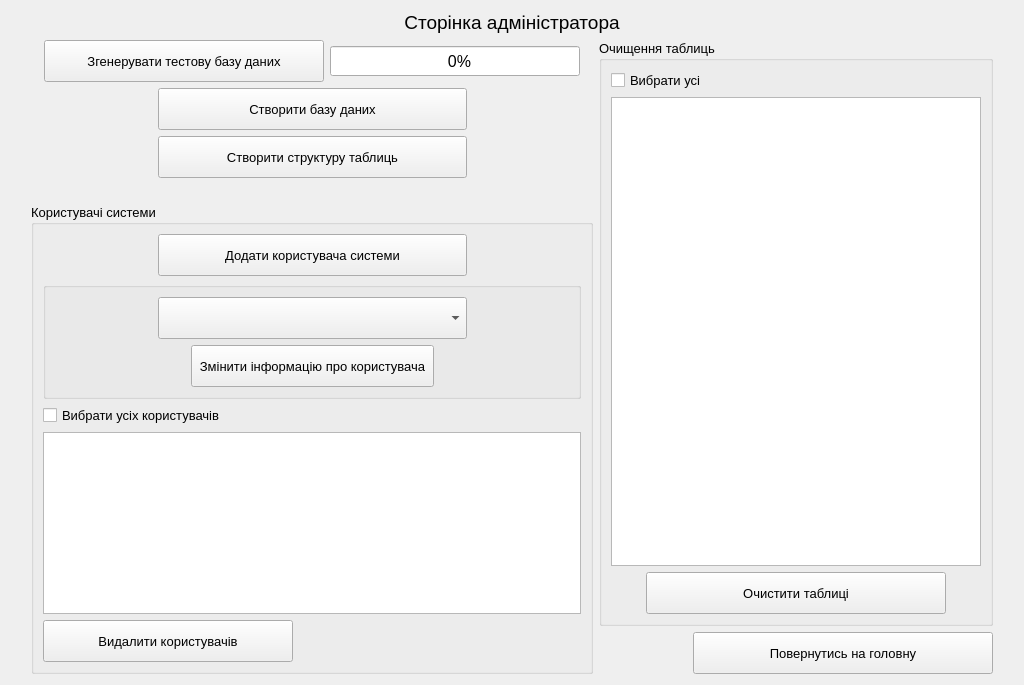
<?xml version="1.0" encoding="UTF-8"?>
<ui version="4.0">
 <class>Admin_page</class>
 <widget class="QWidget" name="Admin_page">
  <property name="geometry">
   <rect>
    <x>0</x>
    <y>0</y>
    <width>1024</width>
    <height>685</height>
   </rect>
  </property>
  <property name="windowTitle">
   <string>Form</string>
  </property>
  <layout class="QVBoxLayout" name="verticalLayout_6">
   <item>
    <widget class="QLabel" name="title">
     <property name="sizePolicy">
      <sizepolicy hsizetype="Preferred" vsizetype="Fixed">
       <horstretch>0</horstretch>
       <verstretch>0</verstretch>
      </sizepolicy>
     </property>
     <property name="font">
      <font>
       <pointsize>14</pointsize>
      </font>
     </property>
     <property name="text">
      <string>Сторінка адміністратора</string>
     </property>
     <property name="alignment">
      <set>Qt::AlignCenter</set>
     </property>
    </widget>
   </item>
   <item>
    <layout class="QHBoxLayout" name="horizontalLayout_9">
     <item>
      <widget class="QLabel" name="label_17">
       <property name="sizePolicy">
        <sizepolicy hsizetype="Expanding" vsizetype="Preferred">
         <horstretch>0</horstretch>
         <verstretch>0</verstretch>
        </sizepolicy>
       </property>
       <property name="text">
        <string/>
       </property>
      </widget>
     </item>
     <item>
      <layout class="QVBoxLayout" name="verticalLayout_5">
       <item>
        <layout class="QHBoxLayout" name="horizontalLayout">
         <item>
          <widget class="QLabel" name="label">
           <property name="sizePolicy">
            <sizepolicy hsizetype="Preferred" vsizetype="Fixed">
             <horstretch>0</horstretch>
             <verstretch>0</verstretch>
            </sizepolicy>
           </property>
           <property name="maximumSize">
            <size>
             <width>55</width>
             <height>16777215</height>
            </size>
           </property>
           <property name="text">
            <string/>
           </property>
          </widget>
         </item>
         <item>
          <widget class="QPushButton" name="generateTablePushButton">
           <property name="minimumSize">
            <size>
             <width>280</width>
             <height>42</height>
            </size>
           </property>
           <property name="maximumSize">
            <size>
             <width>309</width>
             <height>42</height>
            </size>
           </property>
           <property name="font">
            <font>
             <pointsize>10</pointsize>
            </font>
           </property>
           <property name="styleSheet">
            <string notr="true"/>
           </property>
           <property name="text">
            <string>Згенерувати тестову базу даних</string>
           </property>
          </widget>
         </item>
         <item>
          <widget class="QProgressBar" name="generateTableProgressBar">
           <property name="sizePolicy">
            <sizepolicy hsizetype="Fixed" vsizetype="Fixed">
             <horstretch>0</horstretch>
             <verstretch>0</verstretch>
            </sizepolicy>
           </property>
           <property name="minimumSize">
            <size>
             <width>250</width>
             <height>30</height>
            </size>
           </property>
           <property name="font">
            <font>
             <pointsize>12</pointsize>
            </font>
           </property>
           <property name="styleSheet">
            <string notr="true">::chunk{
color: rgb(75, 129, 255);
background-color: rgb(75, 129, 255);
text-align: center;
}</string>
           </property>
           <property name="value">
            <number>0</number>
           </property>
           <property name="alignment">
            <set>Qt::AlignCenter</set>
           </property>
           <property name="format">
            <string>  %p%</string>
           </property>
          </widget>
         </item>
         <item>
          <widget class="QLabel" name="label_4">
           <property name="sizePolicy">
            <sizepolicy hsizetype="Preferred" vsizetype="Fixed">
             <horstretch>0</horstretch>
             <verstretch>0</verstretch>
            </sizepolicy>
           </property>
           <property name="text">
            <string/>
           </property>
          </widget>
         </item>
        </layout>
       </item>
       <item>
        <layout class="QHBoxLayout" name="horizontalLayout_7">
         <item>
          <widget class="QLabel" name="label_6">
           <property name="sizePolicy">
            <sizepolicy hsizetype="Preferred" vsizetype="Fixed">
             <horstretch>0</horstretch>
             <verstretch>0</verstretch>
            </sizepolicy>
           </property>
           <property name="text">
            <string/>
           </property>
          </widget>
         </item>
         <item>
          <widget class="QPushButton" name="pushButton_2">
           <property name="minimumSize">
            <size>
             <width>309</width>
             <height>42</height>
            </size>
           </property>
           <property name="maximumSize">
            <size>
             <width>309</width>
             <height>42</height>
            </size>
           </property>
           <property name="font">
            <font>
             <pointsize>10</pointsize>
            </font>
           </property>
           <property name="text">
            <string>Створити базу даних</string>
           </property>
          </widget>
         </item>
         <item>
          <widget class="QLabel" name="label_8">
           <property name="sizePolicy">
            <sizepolicy hsizetype="Preferred" vsizetype="Fixed">
             <horstretch>0</horstretch>
             <verstretch>0</verstretch>
            </sizepolicy>
           </property>
           <property name="text">
            <string/>
           </property>
          </widget>
         </item>
        </layout>
       </item>
       <item>
        <layout class="QHBoxLayout" name="horizontalLayout_6">
         <item>
          <widget class="QLabel" name="label_9">
           <property name="sizePolicy">
            <sizepolicy hsizetype="Preferred" vsizetype="Fixed">
             <horstretch>0</horstretch>
             <verstretch>0</verstretch>
            </sizepolicy>
           </property>
           <property name="text">
            <string/>
           </property>
          </widget>
         </item>
         <item>
          <widget class="QPushButton" name="createDatabaseStructurePushButton">
           <property name="minimumSize">
            <size>
             <width>309</width>
             <height>42</height>
            </size>
           </property>
           <property name="maximumSize">
            <size>
             <width>16777215</width>
             <height>42</height>
            </size>
           </property>
           <property name="font">
            <font>
             <pointsize>10</pointsize>
            </font>
           </property>
           <property name="text">
            <string>Створити структуру таблиць</string>
           </property>
          </widget>
         </item>
         <item>
          <widget class="QLabel" name="label_10">
           <property name="sizePolicy">
            <sizepolicy hsizetype="Preferred" vsizetype="Fixed">
             <horstretch>0</horstretch>
             <verstretch>0</verstretch>
            </sizepolicy>
           </property>
           <property name="text">
            <string/>
           </property>
          </widget>
         </item>
        </layout>
       </item>
       <item>
        <widget class="QLabel" name="resultCreateStructureTableLabel">
         <property name="text">
          <string/>
         </property>
         <property name="wordWrap">
          <bool>true</bool>
         </property>
        </widget>
       </item>
       <item>
        <widget class="QGroupBox" name="groupBox_3">
         <property name="font">
          <font>
           <pointsize>10</pointsize>
          </font>
         </property>
         <property name="title">
          <string>Користувачі системи</string>
         </property>
         <layout class="QVBoxLayout" name="verticalLayout_3">
          <item>
           <layout class="QHBoxLayout" name="horizontalLayout_2">
            <item>
             <widget class="QLabel" name="label_3">
              <property name="sizePolicy">
               <sizepolicy hsizetype="Preferred" vsizetype="Fixed">
                <horstretch>0</horstretch>
                <verstretch>0</verstretch>
               </sizepolicy>
              </property>
              <property name="maximumSize">
               <size>
                <width>16777215</width>
                <height>16777215</height>
               </size>
              </property>
              <property name="text">
               <string/>
              </property>
             </widget>
            </item>
            <item>
             <widget class="QPushButton" name="addNewUserPushButton">
              <property name="minimumSize">
               <size>
                <width>309</width>
                <height>42</height>
               </size>
              </property>
              <property name="maximumSize">
               <size>
                <width>301</width>
                <height>42</height>
               </size>
              </property>
              <property name="font">
               <font>
                <pointsize>10</pointsize>
               </font>
              </property>
              <property name="styleSheet">
               <string notr="true"/>
              </property>
              <property name="text">
               <string>Додати користувача системи</string>
              </property>
             </widget>
            </item>
            <item>
             <widget class="QLabel" name="label_5">
              <property name="sizePolicy">
               <sizepolicy hsizetype="Preferred" vsizetype="Fixed">
                <horstretch>0</horstretch>
                <verstretch>0</verstretch>
               </sizepolicy>
              </property>
              <property name="text">
               <string/>
              </property>
             </widget>
            </item>
           </layout>
          </item>
          <item>
           <widget class="QGroupBox" name="groupBox">
            <property name="title">
             <string/>
            </property>
            <layout class="QVBoxLayout" name="verticalLayout">
             <item>
              <layout class="QHBoxLayout" name="horizontalLayout_4">
               <item>
                <widget class="QLabel" name="label_11">
                 <property name="text">
                  <string/>
                 </property>
                </widget>
               </item>
               <item>
                <widget class="QComboBox" name="usersComboBox">
                 <property name="minimumSize">
                  <size>
                   <width>309</width>
                   <height>42</height>
                  </size>
                 </property>
                 <property name="font">
                  <font>
                   <pointsize>10</pointsize>
                  </font>
                 </property>
                </widget>
               </item>
               <item>
                <widget class="QLabel" name="label_12">
                 <property name="text">
                  <string/>
                 </property>
                </widget>
               </item>
              </layout>
             </item>
             <item>
              <layout class="QHBoxLayout" name="horizontalLayout_3">
               <item>
                <widget class="QLabel" name="label_13">
                 <property name="text">
                  <string/>
                 </property>
                </widget>
               </item>
               <item>
                <widget class="QPushButton" name="updateUserInfoPushButton">
                 <property name="minimumSize">
                  <size>
                   <width>0</width>
                   <height>42</height>
                  </size>
                 </property>
                 <property name="font">
                  <font>
                   <pointsize>10</pointsize>
                  </font>
                 </property>
                 <property name="styleSheet">
                  <string notr="true">padding: 7px;</string>
                 </property>
                 <property name="text">
                  <string>Змінити інформацію про користувача</string>
                 </property>
                </widget>
               </item>
               <item>
                <widget class="QLabel" name="label_14">
                 <property name="text">
                  <string/>
                 </property>
                </widget>
               </item>
              </layout>
             </item>
            </layout>
           </widget>
          </item>
          <item>
           <widget class="QCheckBox" name="checkAllUsersCheckBox">
            <property name="text">
             <string>Вибрати усіх користувачів</string>
            </property>
           </widget>
          </item>
          <item>
           <widget class="QListWidget" name="usersListWidget">
            <property name="sizePolicy">
             <sizepolicy hsizetype="Expanding" vsizetype="Expanding">
              <horstretch>0</horstretch>
              <verstretch>0</verstretch>
             </sizepolicy>
            </property>
           </widget>
          </item>
          <item>
           <widget class="QPushButton" name="deleteUsersPushButton">
            <property name="minimumSize">
             <size>
              <width>0</width>
              <height>42</height>
             </size>
            </property>
            <property name="maximumSize">
             <size>
              <width>250</width>
              <height>16777215</height>
             </size>
            </property>
            <property name="text">
             <string>Видалити користувачів</string>
            </property>
           </widget>
          </item>
         </layout>
        </widget>
       </item>
      </layout>
     </item>
     <item>
      <layout class="QVBoxLayout" name="verticalLayout_4">
       <item>
        <widget class="QGroupBox" name="groupBox_2">
         <property name="sizePolicy">
          <sizepolicy hsizetype="Preferred" vsizetype="Preferred">
           <horstretch>0</horstretch>
           <verstretch>0</verstretch>
          </sizepolicy>
         </property>
         <property name="maximumSize">
          <size>
           <width>500</width>
           <height>16777215</height>
          </size>
         </property>
         <property name="font">
          <font>
           <pointsize>10</pointsize>
          </font>
         </property>
         <property name="title">
          <string>Очищення таблиць</string>
         </property>
         <layout class="QVBoxLayout" name="verticalLayout_2">
          <item>
           <widget class="QCheckBox" name="checkAllCheckBox">
            <property name="font">
             <font>
              <pointsize>10</pointsize>
              <weight>50</weight>
              <bold>false</bold>
             </font>
            </property>
            <property name="text">
             <string>Вибрати усі</string>
            </property>
           </widget>
          </item>
          <item>
           <widget class="QListWidget" name="tablesListWidget">
            <property name="minimumSize">
             <size>
              <width>370</width>
              <height>0</height>
             </size>
            </property>
            <property name="font">
             <font>
              <pointsize>10</pointsize>
             </font>
            </property>
           </widget>
          </item>
          <item>
           <layout class="QHBoxLayout" name="horizontalLayout_8">
            <item>
             <widget class="QLabel" name="label_15">
              <property name="sizePolicy">
               <sizepolicy hsizetype="Preferred" vsizetype="Fixed">
                <horstretch>0</horstretch>
                <verstretch>0</verstretch>
               </sizepolicy>
              </property>
              <property name="text">
               <string/>
              </property>
             </widget>
            </item>
            <item>
             <widget class="QPushButton" name="trunkateTablesPushButton">
              <property name="sizePolicy">
               <sizepolicy hsizetype="Expanding" vsizetype="Preferred">
                <horstretch>0</horstretch>
                <verstretch>0</verstretch>
               </sizepolicy>
              </property>
              <property name="minimumSize">
               <size>
                <width>200</width>
                <height>42</height>
               </size>
              </property>
              <property name="maximumSize">
               <size>
                <width>300</width>
                <height>42</height>
               </size>
              </property>
              <property name="font">
               <font>
                <pointsize>10</pointsize>
               </font>
              </property>
              <property name="text">
               <string>Очистити таблиці</string>
              </property>
             </widget>
            </item>
            <item>
             <widget class="QLabel" name="label_16">
              <property name="sizePolicy">
               <sizepolicy hsizetype="Preferred" vsizetype="Fixed">
                <horstretch>0</horstretch>
                <verstretch>0</verstretch>
               </sizepolicy>
              </property>
              <property name="text">
               <string/>
              </property>
             </widget>
            </item>
           </layout>
          </item>
         </layout>
        </widget>
       </item>
       <item>
        <layout class="QHBoxLayout" name="horizontalLayout_5">
         <item>
          <widget class="QLabel" name="label_7">
           <property name="text">
            <string/>
           </property>
          </widget>
         </item>
         <item>
          <widget class="QPushButton" name="pushButton">
           <property name="minimumSize">
            <size>
             <width>300</width>
             <height>42</height>
            </size>
           </property>
           <property name="maximumSize">
            <size>
             <width>300</width>
             <height>42</height>
            </size>
           </property>
           <property name="font">
            <font>
             <pointsize>10</pointsize>
            </font>
           </property>
           <property name="styleSheet">
            <string notr="true">padding: 7;</string>
           </property>
           <property name="text">
            <string>Повернутись на головну</string>
           </property>
          </widget>
         </item>
        </layout>
       </item>
      </layout>
     </item>
     <item>
      <widget class="QLabel" name="label_2">
       <property name="sizePolicy">
        <sizepolicy hsizetype="Expanding" vsizetype="Preferred">
         <horstretch>0</horstretch>
         <verstretch>0</verstretch>
        </sizepolicy>
       </property>
       <property name="text">
        <string/>
       </property>
      </widget>
     </item>
    </layout>
   </item>
  </layout>
 </widget>
 <resources/>
 <connections/>
</ui>
